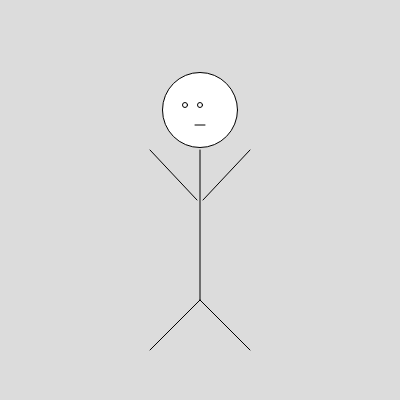
Frame 1 (no input)
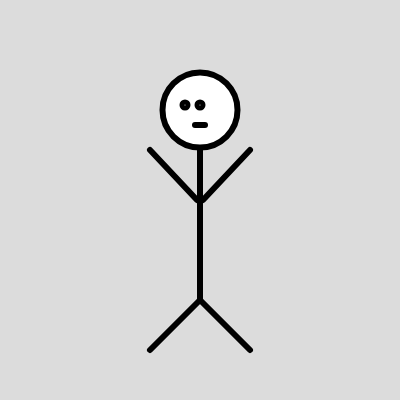
Frame 60 (no input)
Frame 120 (the mouse pressed at the canvas centre since frame 60): identical to frame 60, image omitted

The p5.js sketch that drew these frames (run headless with seeded random() and noise() and a simulated clock; from frame 60 on, the mouse is pressed at the canvas centre):

// p5.js sketch
// ── sketch.js
function setup() {
  createCanvas(400, 400);
}

function draw() {
  background(220);
circle(200, 110, 75);
line(197,200,150,150)
line(203,200,250,150)
line(200,150,200,300);
line(200,300,250,350)
line(200,300,150,350)
circle(185,105,5)
circle(200,105,5)
line(195,125,205,125)
  
  strokeWeight(6)}
